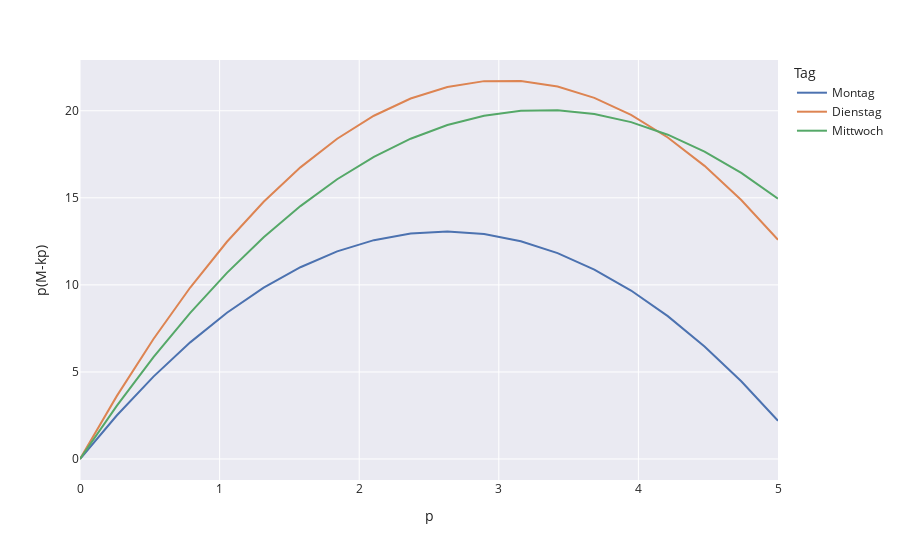

Notebook code for this chart:
### Code cell
import pandas as pd
import plotly.express as px

p = np.linspace(0,5,20)
df1 = pd.concat([ pd.DataFrame({"p": p, "p(M-kp)": umsatz_sample(p), "Tag":"Montag"}),
                 pd.DataFrame({"p": p, "p(M-kp)": umsatz_sample(p), "Tag":"Dienstag"}),
                 pd.DataFrame({"p": p, "p(M-kp)": umsatz_sample(p), "Tag":"Mittwoch"})])

#sns.lineplot(x=p,y=umsatz_sample(p))
px.line(data_frame=df1, x="p", y="p(M-kp)", color="Tag", template="seaborn")

### Figure 1 — Plotly figure (JSON) as saved in the notebook; plotly's stock layout.template omitted (floating-point values rounded to 4 significant figures)
{"data": [{"hovertemplate": "Tag=Montag<br>p=%{x}<br>p(M-kp)=%{y}<extra></extra>", "legendgroup": "Montag", "line": {"color": "rgb(76,114,176)", "dash": "solid"}, "marker": {"symbol": "circle"}, "mode": "lines", "name": "Montag", "orientation": "v", "showlegend": true, "type": "scatter", "x": [0, 0.2632, 0.5263, 0.7895, 1.053, 1.316, 1.579, 1.842, 2.105, 2.368, 2.632, 2.895, 3.158, 3.421, 3.684, 3.947, 4.211, 4.474, 4.737, 5], "xaxis": "x", "y": [0, 2.497, 4.73, 6.698, 8.402, 9.841, 11.01, 11.92, 12.57, 12.95, 13.07, 12.92, 12.5, 11.83, 10.88, 9.675, 8.203, 6.466, 4.465, 2.199], "yaxis": "y"}, {"hovertemplate": "Tag=Dienstag<br>p=%{x}<br>p(M-kp)=%{y}<extra></extra>", "legendgroup": "Dienstag", "line": {"color": "rgb(221,132,82)", "dash": "solid"}, "marker": {"symbol": "circle"}, "mode": "lines", "name": "Dienstag", "orientation": "v", "showlegend": true, "type": "scatter", "x": [0, 0.2632, 0.5263, 0.7895, 1.053, 1.316, 1.579, 1.842, 2.105, 2.368, 2.632, 2.895, 3.158, 3.421, 3.684, 3.947, 4.211, 4.474, 4.737, 5], "xaxis": "x", "y": [0, 3.611, 6.894, 9.849, 12.48, 14.78, 16.75, 18.4, 19.71, 20.7, 21.37, 21.7, 21.71, 21.39, 20.74, 19.77, 18.46, 16.83, 14.88, 12.59], "yaxis": "y"}, {"hovertemplate": "Tag=Mittwoch<br>p=%{x}<br>p(M-kp)=%{y}<extra></extra>", "legendgroup": "Mittwoch", "line": {"color": "rgb(85,168,104)", "dash": "solid"}, "marker": {"symbol": "circle"}, "mode": "lines", "name": "Mittwoch", "orientation": "v", "showlegend": true, "type": "scatter", "x": [0, 0.2632, 0.5263, 0.7895, 1.053, 1.316, 1.579, 1.842, 2.105, 2.368, 2.632, 2.895, 3.158, 3.421, 3.684, 3.947, 4.211, 4.474, 4.737, 5], "xaxis": "x", "y": [0, 3.049, 5.848, 8.394, 10.69, 12.73, 14.53, 16.07, 17.36, 18.4, 19.18, 19.72, 20.0, 20.04, 19.82, 19.35, 18.63, 17.65, 16.43, 14.95], "yaxis": "y"}], "layout": {"legend": {"title": {"text": "Tag"}, "tracegroupgap": 0}, "margin": {"t": 60}, "xaxis": {"anchor": "y", "domain": [0, 1], "title": {"text": "p"}}, "yaxis": {"anchor": "x", "domain": [0, 1], "title": {"text": "p(M-kp)"}}}}
